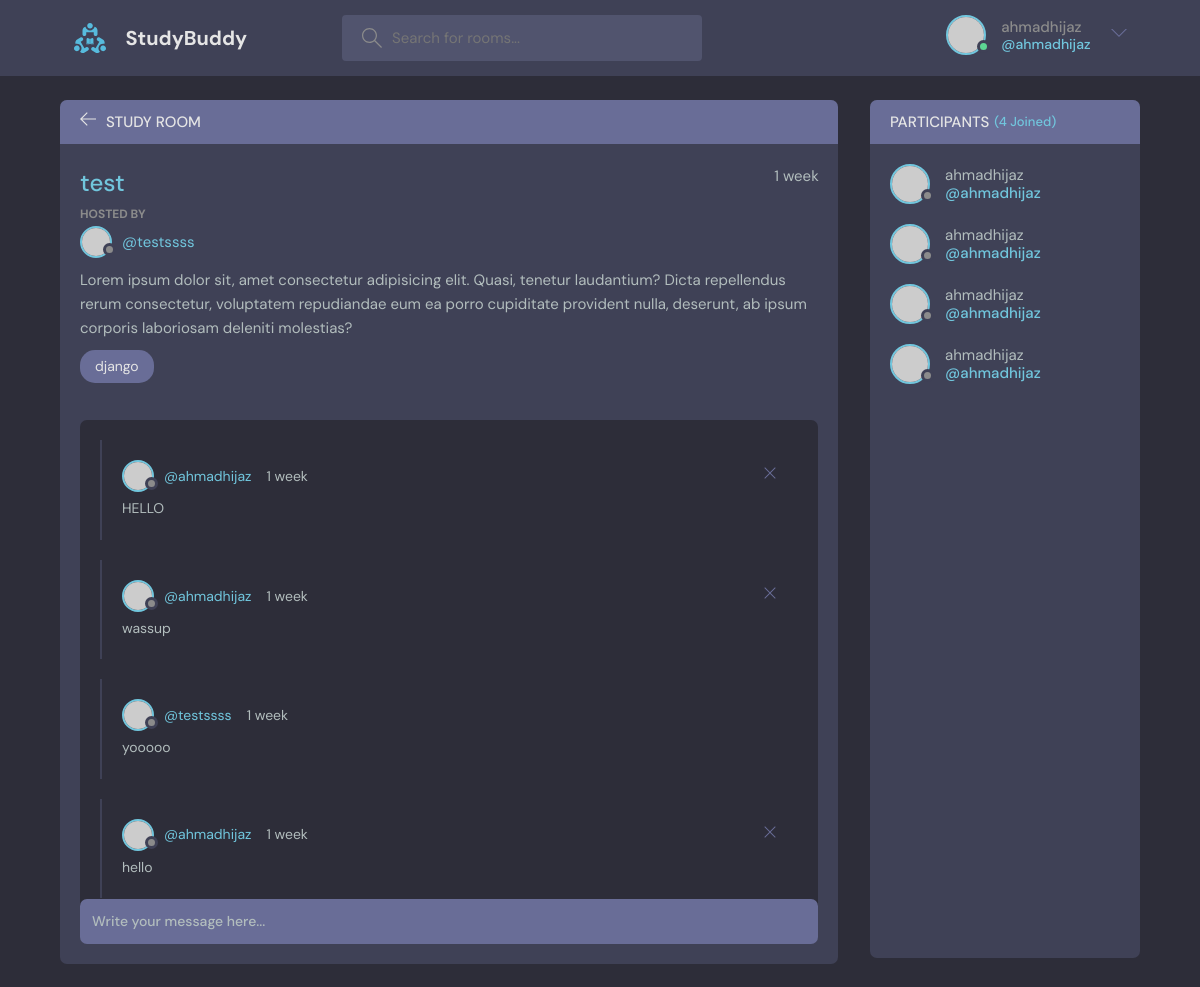
The page /room/8/ (signed in) on the database its author committed.
### base/models.py (models this page shows, shortened)
class Room(models.Model):
     host = models.ForeignKey(User, on_delete=models.SET_NULL, null=True)
     topic = models.ForeignKey(Topic, on_delete=models.SET_NULL, null=True)
     name = models.CharField(max_length=200)
     description = models.TextField(null=True, blank=True)
     participants = models.ManyToManyField(User, related_name='participants', blank=True)
     updated = models.DateTimeField(auto_now=True)
     created = models.DateTimeField(auto_now_add=True)
     class Meta:
          ordering = ['-updated', '-created']

class Topic(models.Model):
     name = models.CharField(max_length=200)
     def __str__(self):
          return self.name

class Message(models.Model):
     user = models.ForeignKey(User, on_delete=models.CASCADE)
     room = models.ForeignKey(Room, on_delete=models.CASCADE)
     body = models.TextField()
     updated = models.DateTimeField(auto_now=True)
     created = models.DateTimeField(auto_now_add=True)
     class Meta:
          ordering = ['-updated', '-created']

### base/views.py (the view, shortened to what this page needs)
# urls.py: path('room/<str:pk>/', views.room, name="room"),
def room(request, pk):
    room = Room.objects.get(id=pk)
    room_messages = room.message_set.all().order_by('-created')
    participants = room.participants.all()
    context = {'room': room, 'room_messages' : room_messages, 'participants':participants}
    return render(request, 'base/room.html', context)

### base/templates/base/room.html (shortened to what this page needs)
{% extends 'main.html' %}
{% block content %}
    <main class="profile-page layout layout--2">
      <div class="container">
        <div class="room">
          <div class="room__top">
            <div class="room__topLeft">
              <a href="{% url 'home' %}">
                <svg version="1.1" xmlns="http://www.w3.org/2000/svg" width="32" height="32" viewBox="0 0 32 32">
                  <title>arrow-left</title>
                  <path
                    d="M13.723 2.286l-13.723 13.714 13.719 13.714 1.616-1.611-10.96-10.96h27.625v-2.286h-27.625l10.965-10.965-1.616-1.607z"
                  ></path>
                </svg>
              </a>
              <h3>Study Room</h3>
            </div>
          </div>
          <div class="room__box scroll">
            <div class="room__header scroll">
              <div class="room__info">
                <h3>{{room.name}}</h3>
                <span>{{room.created|timesince}}</span>
              </div>
              <div class="room__hosted">
                <p>Hosted By</p>
                <a href="{% url 'user-profile' room.host.id %}" class="room__author">
                  <div class="avatar avatar--small">
                    <img src="https://randomuser.me/api/portraits/men/37.jpg" />
                  </div>
                  <span>@{{room.host.username}}</span>
                </a>
              </div>
              <div class="room__details">
                Lorem ipsum dolor sit, amet consectetur adipisicing elit. Quasi, tenetur laudantium? Dicta repellendus
                rerum consectetur, voluptatem repudiandae eum ea porro cupiditate provident nulla, deserunt, ab ipsum
                corporis laboriosam deleniti molestias?
              </div>
              <span class="room__topics">{{room.topic}}</span>
            </div>
            <div class="room__conversation">
              <div class="threads scroll">
                {% for message in room_messages %}
                <div class="thread">
                  <div class="thread__top">
                    <div class="thread__author">
                      <a href="{% url 'user-profile' message.user.id %}" class="thread__authorInfo">
                        <div class="avatar avatar--small">
                          <img src="https://randomuser.me/api/portraits/men/37.jpg" />
                        </div>
                        <span>@{{message.user.username}}</span>
                      </a>
                      <span class="thread__date">{{message.created|timesince}}</span>
                    </div>
                    {% if request.user == message.user %}
                    <a href="{%% url 'delete-message' message.id}">
                    <div class="thread__delete">
                      <svg version="1.1" xmlns="http://www.w3.org/2000/svg" width="32" height="32" viewBox="0 0 32 32">
                        <title>remove</title>
                        <path
                          d="M27.314 6.019l-1.333-1.333-9.98 9.981-9.981-9.981-1.333 1.333 9.981 9.981-9.981 9.98 1.333 1.333 9.981-9.98 9.98 9.98 1.333-1.333-9.98-9.98 9.98-9.981z"
                        ></path>
                      </svg>
                    </div>
                  </a>
                  {% endif %}
                  </div>
                  <div class="thread__details">
                    {{message.body}}
                  </div>
                </div>
                {% endfor %}
              </div>
            </div>
          </div>
          <div class="room__message">
            <form action="" method="POST">
              <input name="" placeholder="Write your message here..." /></form>
          </div>
        </div>
        <div class="participants">
          <h3 class="participants__top">Participants <span>({{participants.count}} Joined)</span></h3>
          <div class="participants__list scroll">
            {% for message in room_messages %}
            <a href="{% url 'user-profile' user.id %}" class="participant">
              <div class="avatar avatar--medium">
                <img src="https://randomuser.me/api/portraits/men/37.jpg" />
              </div>
              <p>
                {{user.username}}
                <span>@{{user.username}}</span>
              </p>
            </a>
            {% endfor %}
          </div>
        </div>
      </div>
    </main>
    {% endblock content %}

### templates/navbar.html (shortened to what this page needs)
{% load static %}
<header class="header header--loggedIn">
    <div class="container">
      <a href="{% url 'home' %}" class="header__logo">
        <img src="{% static 'images/logo.svg' %}" />
        <h1>StudyBuddy</h1>
      </a>
      <form class="header__search" method="GET" action="{% url 'home' %}">
        <label>
          <input name="q" placeholder="Search for rooms..." />
        </label>
      </form>
      <nav class="header__menu">
        {% if request.user.is_authenticated %}
        <div class="header__user">
          <a href="{% url 'update-user' %}">
            <div class="avatar avatar--medium active">
              <img src="https://randomuser.me/api/portraits/men/37.jpg" />
            </div>
            <p>{{request.user.username}} <span>@{{request.user}}</span></p>
          </a>
          <button class="dropdown-button">
            <svg version="1.1" xmlns="http://www.w3.org/2000/svg" width="32" height="32" viewBox="0 0 32 32">
              <title>chevron-down</title>
              <path d="M16 21l-13-13h-3l16 16 16-16h-3l-13 13z"></path>
            </svg>
          </button>
        </div>
        {% else %}
        <a href="{% url 'login' %}">
          <img src="{% static 'images/avatar.svg' %}" />
          <p>Login</p>
        </a>
{% endif %}
      </nav>
    </div>
  </header>

### rows shown on the page
Room: name "test", created "1 week", host.username "testssss", topic "django"
Message: user.username "ahmadhijaz", created "1 week", body "HELLO"
Message: user.username "ahmadhijaz", created "1 week", body "wassup"
Message: user.username "testssss", created "1 week", body "yooooo"
Message: user.username "ahmadhijaz", created "1 week", body "hello"

### other values the page prints
{{ request.user.username }} "ahmadhijaz"
{{ request.user }} "ahmadhijaz"
{{ participants.count }} "4"
{{ user.username }} "ahmadhijaz"
